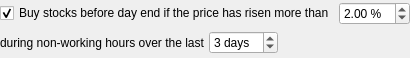
<?xml version="1.0" encoding="UTF-8"?>
<ui version="4.0">
 <class>BuyDecision3ConfigWidget</class>
 <widget class="QWidget" name="BuyDecision3ConfigWidget">
  <property name="geometry">
   <rect>
    <x>0</x>
    <y>0</y>
    <width>406</width>
    <height>58</height>
   </rect>
  </property>
  <layout class="QVBoxLayout" name="verticalLayout">
   <property name="spacing">
    <number>4</number>
   </property>
   <property name="leftMargin">
    <number>0</number>
   </property>
   <property name="topMargin">
    <number>0</number>
   </property>
   <property name="rightMargin">
    <number>0</number>
   </property>
   <property name="bottomMargin">
    <number>0</number>
   </property>
   <item>
    <layout class="QHBoxLayout" name="horizontalLayout">
     <property name="spacing">
      <number>4</number>
     </property>
     <item>
      <widget class="QCheckBox" name="enabledCheckBox">
       <property name="text">
        <string>Buy stocks before day end if the price has risen more than</string>
       </property>
       <property name="checked">
        <bool>true</bool>
       </property>
      </widget>
     </item>
     <item>
      <widget class="QDoubleSpinBox" name="priceRiseDoubleSpinBox">
       <property name="suffix">
        <string notr="true"> %</string>
       </property>
       <property name="singleStep">
        <double>0.100000000000000</double>
       </property>
       <property name="value">
        <double>2.000000000000000</double>
       </property>
      </widget>
     </item>
     <item>
      <spacer name="horizontalSpacer">
       <property name="orientation">
        <enum>Qt::Orientation::Horizontal</enum>
       </property>
       <property name="sizeHint" stdset="0">
        <size>
         <width>40</width>
         <height>20</height>
        </size>
       </property>
      </spacer>
     </item>
    </layout>
   </item>
   <item>
    <layout class="QHBoxLayout" name="horizontalLayout_2">
     <property name="spacing">
      <number>4</number>
     </property>
     <item>
      <widget class="QLabel" name="label">
       <property name="text">
        <string>during non-working hours over the last</string>
       </property>
      </widget>
     </item>
     <item>
      <widget class="QSpinBox" name="durationSpinBox">
       <property name="suffix">
        <string> days</string>
       </property>
       <property name="minimum">
        <number>1</number>
       </property>
       <property name="value">
        <number>3</number>
       </property>
      </widget>
     </item>
     <item>
      <spacer name="horizontalSpacer_2">
       <property name="orientation">
        <enum>Qt::Orientation::Horizontal</enum>
       </property>
       <property name="sizeHint" stdset="0">
        <size>
         <width>40</width>
         <height>20</height>
        </size>
       </property>
      </spacer>
     </item>
    </layout>
   </item>
  </layout>
 </widget>
 <resources/>
 <connections/>
</ui>
